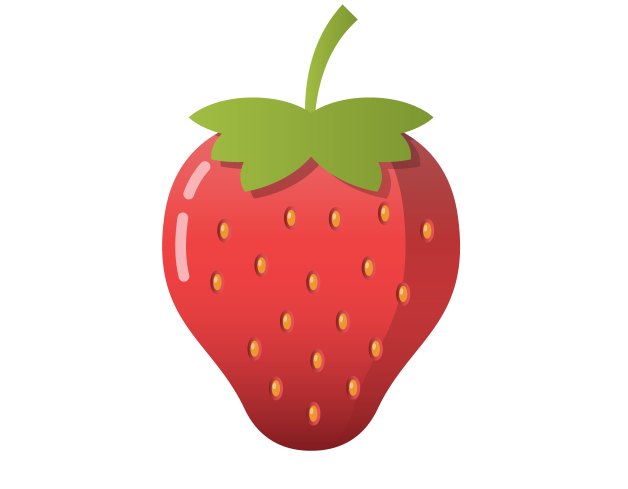
#> input picture COMP9517/labs/lab03/pics/strawberry.png, 1255 x 977 px (shown at 1/2 size)
$ python lab03.py   (older library calls are emulated)
#> lines starting #> are read from the running program, lines starting #| are printed output that depends on the picture
"""
COMP9517 Lab 03, Week 4
"""

import numpy as np
import matplotlib.pyplot as plt
import matplotlib.image as mpimg
import cv2

from scipy import ndimage as ndi
from skimage.morphology import watershed
from skimage.feature import peak_local_max
from sklearn.cluster import MeanShift

from PIL import Image

size = 100, 100

img_names = ["pics/strawberry.png", "pics/shapes.png"]
ext_names = ["pics/coins.png", "pics/two_halves.png"]

images = [i for i in img_names]
ext_images = [i for i in ext_names]


def plot_three_images(figure_title, image1, label1,
                      image2, label2, image3, label3):
    fig = plt.figure()
    fig.suptitle(figure_title)

    # Display the first image
    fig.add_subplot(1, 3, 1)
    plt.imshow(image1)
    plt.axis('off')
    plt.title(label1)

    # Display the second image
    fig.add_subplot(1, 3, 2)
    plt.imshow(image2)
    plt.axis('off')
    plt.title(label2)

    # Display the third image
    fig.add_subplot(1, 3, 3)
    plt.imshow(image3)
    plt.axis('off')
    plt.title(label3)

    plt.show()


for img_path in images:
    img = Image.open(img_path)
#> img is the input picture: PIL image 1255x977 RGBA; mean R, G, B, A 216.9, 187.8, 181.3, 67.7
    img.thumbnail(size)  # Convert the image to 100 x 100
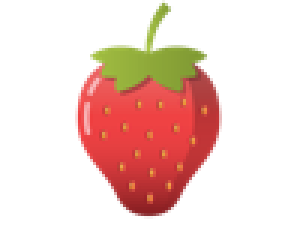
#> img: PIL image 100x78 RGBA (shown 3 times larger); mean R, G, B, A 56, 25.5, 18, 67.7; transparent parts drawn white
    # Convert the image to a numpy matrix
    img_mat = np.array(img)[:, :, :3]
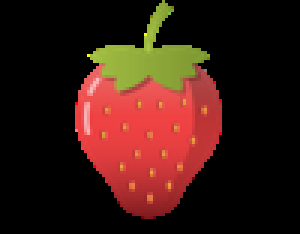
#> img_mat: shape (78, 100, 3) (shown 3 times larger); mean R, G, B 56, 25.5, 18

    #
    # +--------------------+
    # |     Question 1     |
    # +--------------------+
    #
    # TODO: perform MeanShift on image
    # Follow the hints in the lab spec.

    # Step 1 - Extract the three RGB colour channels
    # Hint: It will be useful to store the shape of one of the colour
    # channels so we can reshape the flattened matrix back to this shape.
    orig_shape = img_mat[:,:,1].shape
#> orig_shape = (78, 100)
    r = img_mat[:,:,0].flatten()
#> r = 7800 values, max 255 at index 1148, min 0 at index 0, mean 55.99
    g = img_mat[:,:,1].flatten()
#> g = 7800 values, max 255 at index 1148, min 0 at index 0, mean 25.51
    b = img_mat[:,:,2].flatten()
#> b = 7800 values, max 188 at index 3030, min 0 at index 0, mean 18.03

    # Step 2 - Combine the three colour channels by flatten each channel
	# then stacking the flattened channels together.
    # This gives the "colour_samples"
    colour_samples = np.stack([r,g,b], axis=1)

    # Step 3 - Perform Meanshift  clustering
    #
    ms_clf = MeanShift(bin_seeding=True)
    ms_labels = ms_clf.fit_predict(colour_samples)
#> ms_labels = 7800 values, max 6 at index 2368, min 0 at index 0, mean 0.365

    # Step 4 - reshape ms_labels back to the original image shape
	# for displaying the segmentation output
    print(ms_labels)
#> (printed output is left out)
    ms_labels = np.reshape(ms_labels, orig_shape)
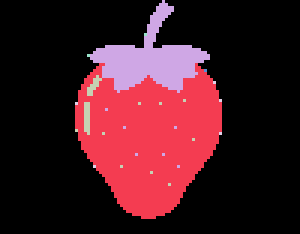
#> ms_labels: shape (78, 100) int64 (shown 3 times larger); 7 distinct labels, from 0 to 6; one colour per label, 0 black
    cv2.imshow("hi", ms_labels)
    cv2.waitKey(0)
    cv2.destroyAllWindows()

    #%%
    #
    # +--------------------+
    # |     Question 2     |
    # +--------------------+
    #

    # TODO: perform Watershed on image
    # Follow the hints in the lab spec.

    # Step 1 - Convert the image to gray scale
    # and convert the image to a numpy matrix
    img_array = []

    # Step 2 - Calculate the distance transform
    # Hint: use     ndi.distance_transform_edt(img_array)
    distance = []

    # Step 3 - Generate the watershed markers
    # Hint: use the peak_local_max() function from the skimage.feature library
    # to get the local maximum values and then convert them to markers
    # using ndi.label() -- note the markers are the 0th output to this function
    markers = []

    # Step 4 - Perform watershed and store the labels
    # Hint: use the watershed() function from the skimage.morphology library
    # with three inputs: -distance, markers and your image array as a mask
    ws_labels = []

    # Display the results
    plot_three_images(img_path, img, "Original Image", ms_labels, "MeanShift Labels",
                      ws_labels, "Watershed Labels")
#> (the run stopped early here; a loop or call above may not have finished)
